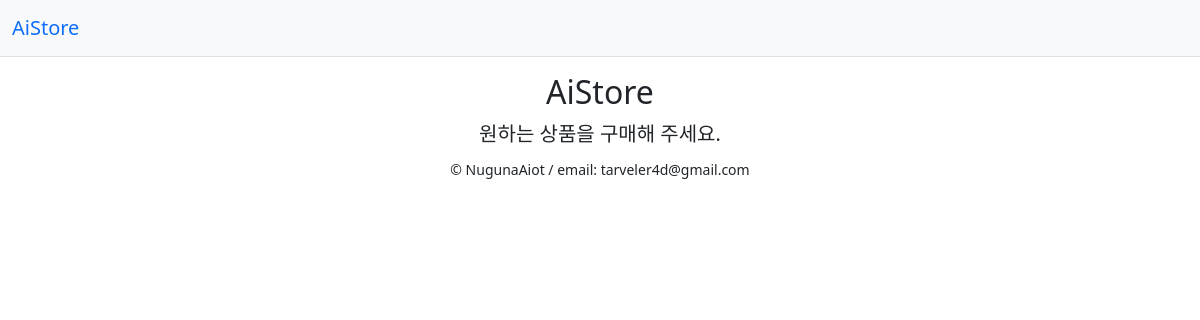
The page /board/s9 on the database as committed earlier.
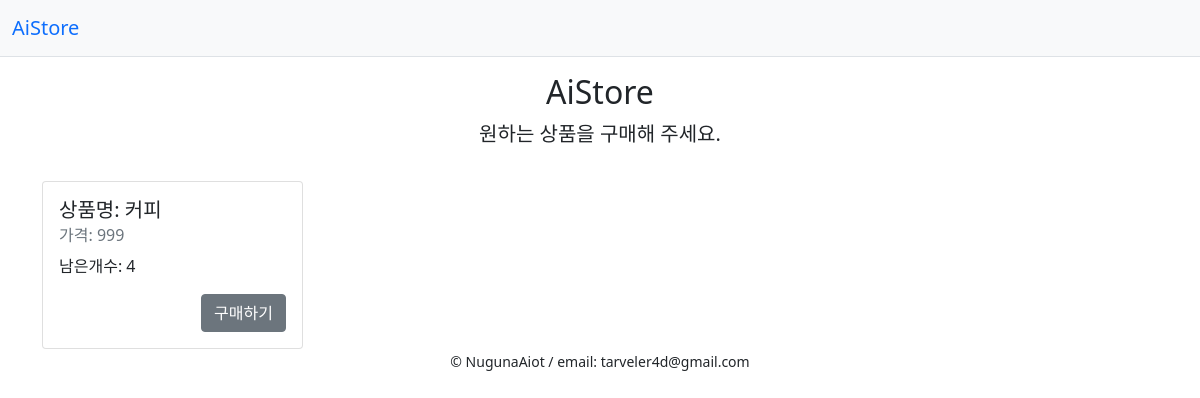
The same page on the database as committed later.
### aistoremodel.py (models this page shows, shortened)
class Products(Base):
    __tablename__ = 'products'
    p_id = Column(String(20), primary_key=True, unique = True)
    name = Column(String(20))
    reco_price = Column(Integer)

class Inventory(Base):
    __tablename__ = 'inventory'
    p_id = Column(String(20), ForeignKey(Products.p_id), primary_key=True, unique = True)
    count = Column(Integer)
    price = Column(Integer)
    s_id = Column(String(20), ForeignKey(AiStore.s_id), primary_key=True, unique = True) # 문자열(20), 외래키(AiStore.s_id), 주키 설정 하여 컬럼 생성
    product = relationship('Products') # products 테이블과 관계 형성되어 자동 조인(products 테이블의 주키가 인벤토리 테이블의 외래키로 설정되어있어야함)

### app.py (the view, shortened to what this page needs)
@app.route("/board/<s_id>", methods=['POST', 'GET'])
def board(s_id = 'nan'):
    if 'count' in session:
        del session['count']
    if 'buy_product' in session:
        del session['buy_product']
    alert = False
    if s_id != 'nan': # login스토어가 구매후 재접속되는 페이지
        return render_template('board.html', s_id=s_id, menu=get_menu(s_id))
    else:
        return render_template('board.html', s_id=s_id, alert=alert)

### aistoremodel.py (called while the page is built)
def get_menu(s_id): # 해당 스토어의 전체 상품 정보(재고 현황)
    sid_inv = Inventory.query.filter(Inventory.s_id == s_id).all()
    menu = []
    for inv in sid_inv:
        menu.append({ 'p_id':inv.p_id, 'p_name':inv.product.name, 'price':inv.price, 'count':inv.count })
    return menu

### app.py (called while the page is built)
@app.before_request # http요청이 들어올때마다 실행(http요청 핸드러)
def before_request():
    session.permanent = True
    app.permanent_session_lifetime = datetime.timedelta(minutes=5)
    session.modified = True

@app.teardown_request
def shutdown_session(exception=None):
    db_session.remove()

### templates/board.html
{% extends 'base.html' %}
{% block content %}
    {% if s_id == 'nan' %}
    <div class="py-3 text-center">
      <h2>스토어 시작</h2>
      <p class="lead">스토어 아이디를 입력하여 스토어를 시작하세요.</p>
    </div>
    <div class="row justify-content-center">
        <form class="col-4 p-md-5 border rounded-3 bg-light" action="/board/{{ s_id }}" method="post">
            <div class="mb-3">
                <label for="sId" class="form-label">스토어 아이디</label>
                <input type="text" class="form-control" id="sId" aria-describedby="sIdHelp" name="sId">
                <div id="sIdHelp" class="form-text">스토어 접속을 위한 아이디 입력.</div>
            </div>
            <div class="mb-3">
                <label for="sPassword" class="form-label">Password</label>
                <input type="password" class="form-control" id="sPassword" name="sPassword">
            </div>
            <button type="submit" class="btn btn-primary">Submit</button>
        </form>
    </div>
        {% if alert %}
        <div class="row mt-3 justify-content-center">
            <div class="col-4 alert alert-danger" role="alert">
                입력 정보가 유효하지 않습니다.
            </div>
        </div>
        {% endif %}
    {% else %}
    <div class="py-3 text-center">
      <h2>AiStore</h2>
      <p class="lead">원하는 상품을 구매해 주세요.</p>
    </div>
    <div class="row row-cols-1 row-cols-md-4 g-4">
        {% for p in menu %}
        <div class="col">
            <div class="card h-100">
                <div class="card-body">
                    <h5 class="card-title">상품명: {{ p.p_name }}</h5>
                    <h6 class="card-subtitle mb-2 text-muted">가격: {{ p.price }}</h6>
                    <p class="card-text">남은개수: {{ p.count }}</p>
                    <div class="text-end">
                        <a href="{{ url_for('buy', s_id = s_id, p_id = p.p_id)}}" class="btn btn-secondary">구매하기</a>
                    </div>
                </div>
            </div>
        </div>
        {% endfor %}
    </div>
    {% endif %}
{% endblock %}

Rows that differ between the two databases and show on the page:
now on this page (row unchanged): Products: p_name "커피"
added Inventory: price "999"
Other text that changed with them:
new list line: "상품명: 가격: 남은개수: 4 구매하기"
